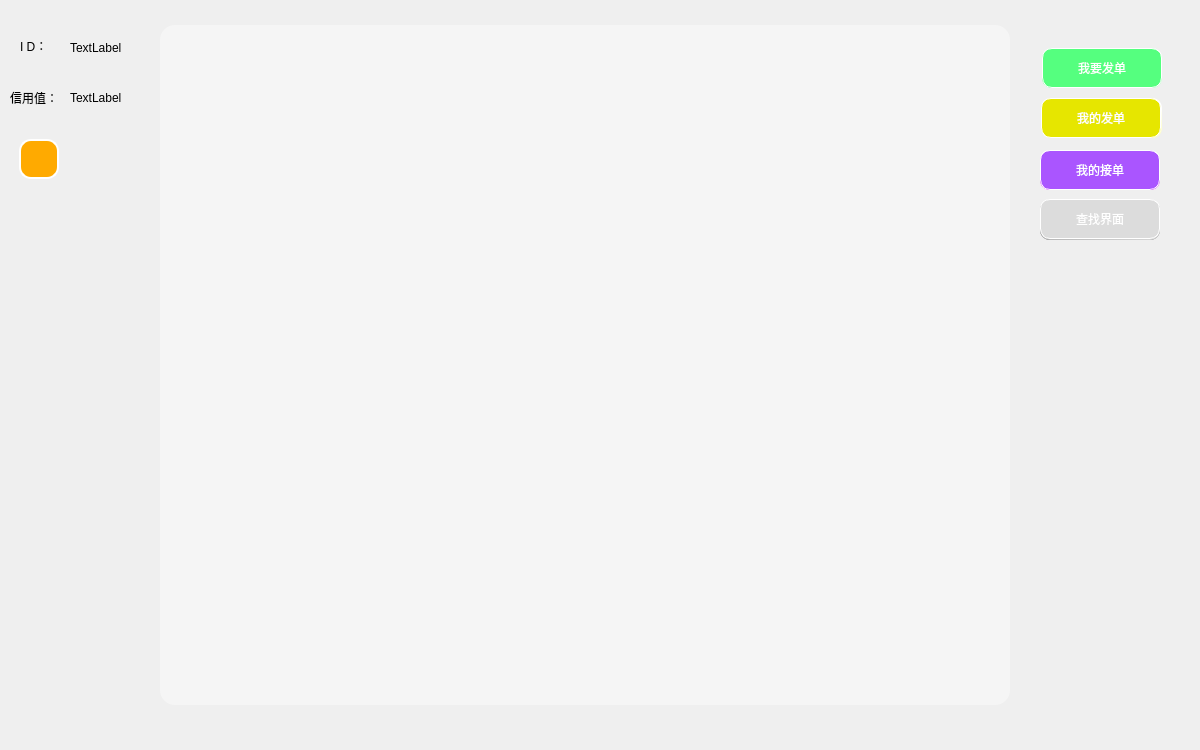
<?xml version="1.0" encoding="UTF-8"?>
<ui version="4.0">
 <class>Start</class>
 <widget class="QMainWindow" name="Start">
  <property name="geometry">
   <rect>
    <x>0</x>
    <y>0</y>
    <width>1200</width>
    <height>750</height>
   </rect>
  </property>
  <property name="windowTitle">
   <string>MainWindow</string>
  </property>
  <property name="styleSheet">
   <string notr="true">#centralwidget{border-image: url(:/backgroundst.PNG);}</string>
  </property>
  <widget class="QWidget" name="centralwidget">
   <widget class="QPushButton" name="pushButton">
    <property name="geometry">
     <rect>
      <x>1042</x>
      <y>48</y>
      <width>120</width>
      <height>40</height>
     </rect>
    </property>
    <property name="styleSheet">
     <string notr="true">#pushButton{
background-color: rgb(85, 255, 127);
border-radius:10px;
color: rgb(255, 255, 255);
font: 11pt &quot;黑体&quot;;
border:1px solid white
}
#pushButton:hover{
background-color: rgba(85, 255, 127,150);
border-radius:10px;
color: rgb(255, 255, 255,);
	font: 11pt &quot;黑体&quot;;
}
#pushbutton:press{background-color: rgba(85, 255, 127,50);
border-radius:10px;
color: rgb(255, 255, 255);
	font: 11pt &quot;黑体&quot;;}</string>
    </property>
    <property name="text">
     <string>我要发单</string>
    </property>
   </widget>
   <widget class="QPushButton" name="pushButton_2">
    <property name="geometry">
     <rect>
      <x>1041</x>
      <y>98</y>
      <width>120</width>
      <height>40</height>
     </rect>
    </property>
    <property name="styleSheet">
     <string notr="true">#pushButton_2{
background-color: rgb(230, 230, 0);
border-radius:10px;
	font: 11pt &quot;黑体&quot;;
border:1px solid white;
	color: rgb(255, 255, 255);
}
#pushButton_2:hover{
background-color: rgba(230, 230, 0,50);
border-radius:10px;
	font: 11pt &quot;黑体&quot;;
	color: rgb(255, 255, 255);
}
#pushbutton_2:press{
background-color: rgba(230, 230, 0,50);
border-radius:10px;
	font: 11pt &quot;黑体&quot;;
	color: rgb(255, 255, 255);
}</string>
    </property>
    <property name="text">
     <string>我的发单</string>
    </property>
   </widget>
   <widget class="QPushButton" name="pushButton_3">
    <property name="geometry">
     <rect>
      <x>1040</x>
      <y>150</y>
      <width>120</width>
      <height>40</height>
     </rect>
    </property>
    <property name="styleSheet">
     <string notr="true">#pushButton_3{
background-color: rgb(170, 85, 255);
border-radius:10px;
font: 11pt &quot;黑体&quot;;
border:1px solid white;
	color: rgb(255, 255, 255);
}
#pushButton_3:hover{
background-color: rgba(170,85,255,50);
border-radius:10px;
	font: 11pt &quot;黑体&quot;;
	color: rgb(255, 255, 255);
}
#pushbutton_3:press{
background-color: rgba(170,85,255,50);
border-radius:10px;
	font: 11pt &quot;黑体&quot;;
	color: rgb(255, 255, 255);
}</string>
    </property>
    <property name="text">
     <string>我的接单</string>
    </property>
   </widget>
   <widget class="QPushButton" name="pushButton_4">
    <property name="geometry">
     <rect>
      <x>1050</x>
      <y>650</y>
      <width>55</width>
      <height>55</height>
     </rect>
    </property>
    <property name="styleSheet">
     <string notr="true">#pushButton_4{
border-radius:10px;
border-radius:13px;
border-image: url(:/image/fz5.png);
}
</string>
    </property>
    <property name="text">
     <string/>
    </property>
   </widget>
   <widget class="QLabel" name="label">
    <property name="geometry">
     <rect>
      <x>20</x>
      <y>40</y>
      <width>54</width>
      <height>12</height>
     </rect>
    </property>
    <property name="text">
     <string>I D：</string>
    </property>
   </widget>
   <widget class="QLabel" name="label_2">
    <property name="geometry">
     <rect>
      <x>10</x>
      <y>87</y>
      <width>54</width>
      <height>21</height>
     </rect>
    </property>
    <property name="text">
     <string>信用值：</string>
    </property>
   </widget>
   <widget class="QPushButton" name="pushButton_5">
    <property name="geometry">
     <rect>
      <x>19</x>
      <y>139</y>
      <width>40</width>
      <height>40</height>
     </rect>
    </property>
    <property name="whatsThis">
     <string>&lt;html&gt;&lt;head/&gt;&lt;body&gt;&lt;p&gt;修改资料&lt;/p&gt;&lt;/body&gt;&lt;/html&gt;</string>
    </property>
    <property name="styleSheet">
     <string notr="true">
#pushButton_5{
border-image: url(:/image/pencil11.png);
	background-color: rgb(255, 170, 0);
border-radius:12px;
border:2px solid white;
}
#pushButton_5:hover{
border-image: url(:/image/pencil11.png);
background-color: rgba(255, 170, 0,50);
border-radius:12px;
border:2px solid white;
}
#pushbutton_5:press{
border-image: url(:/image/pencil11.png);
background-color: rgb(255, 170, 0,50);
border-radius:12px;;
	font: 11pt &quot;黑体&quot;;
border:1px solid white;
}</string>
    </property>
    <property name="text">
     <string/>
    </property>
   </widget>
   <widget class="QLabel" name="label_3">
    <property name="geometry">
     <rect>
      <x>70</x>
      <y>40</y>
      <width>72</width>
      <height>15</height>
     </rect>
    </property>
    <property name="text">
     <string>TextLabel</string>
    </property>
   </widget>
   <widget class="QLabel" name="label_4">
    <property name="geometry">
     <rect>
      <x>70</x>
      <y>90</y>
      <width>72</width>
      <height>15</height>
     </rect>
    </property>
    <property name="text">
     <string>TextLabel</string>
    </property>
   </widget>
   <widget class="QPushButton" name="searchButton">
    <property name="geometry">
     <rect>
      <x>1040</x>
      <y>199</y>
      <width>120</width>
      <height>40</height>
     </rect>
    </property>
    <property name="styleSheet">
     <string notr="true">
#searchButton{
background-color: rgb(220, 220, 220);
border-radius:10px;
font: 11pt &quot;黑体&quot;;
border:1px solid white;
	color: rgb(255, 255, 255);
}
#searchButton:hover{
background-color: rgba(220, 220, 220,150);
border-radius:10px;
	font: 11pt &quot;黑体&quot;;
	color: rgb(255, 255, 255);
}
#searchButton:press{
background-color: rgba(220, 220, 220,50);
border-radius:10px;
	font: 11pt &quot;黑体&quot;;
	color: rgb(255, 255, 255);}</string>
    </property>
    <property name="text">
     <string>查找界面</string>
    </property>
   </widget>
   <widget class="QWidget" name="widget_2" native="true">
    <property name="geometry">
     <rect>
      <x>160</x>
      <y>25</y>
      <width>850</width>
      <height>680</height>
     </rect>
    </property>
    <property name="styleSheet">
     <string notr="true">#widget_2{
border-radius:15px;
background-color: rgba(255, 255, 255,100);
}</string>
    </property>
    <widget class="QWidget" name="widget" native="true">
     <property name="geometry">
      <rect>
       <x>0</x>
       <y>15</y>
       <width>850</width>
       <height>650</height>
      </rect>
     </property>
     <property name="styleSheet">
      <string notr="true">#widget{background-color: rgba(255, 255, 255,0);
}</string>
     </property>
    </widget>
   </widget>
   <widget class="QLabel" name="label_8">
    <property name="geometry">
     <rect>
      <x>1042</x>
      <y>98</y>
      <width>120</width>
      <height>40</height>
     </rect>
    </property>
    <property name="styleSheet">
     <string notr="true">#label_8{
background-color: qlineargradient(spread:pad, x1:0, y1:1, x2:0.721294, y2:0.034, stop:0 rgba(255, 255, 127, 255), stop:1 rgba(255, 255, 255, 255));
border-radius:10px;
color: rgb(255, 255, 255);
	font: 11pt &quot;黑体&quot;;
}</string>
    </property>
    <property name="text">
     <string/>
    </property>
   </widget>
   <widget class="QLabel" name="label_6">
    <property name="geometry">
     <rect>
      <x>1042</x>
      <y>48</y>
      <width>120</width>
      <height>40</height>
     </rect>
    </property>
    <property name="styleSheet">
     <string notr="true">#label_6{
	background-color: qlineargradient(spread:pad, x1:0, y1:1, x2:0.627, y2:0.0233636, stop:0 rgba(85, 255, 127, 255), stop:1 rgba(255, 255, 255, 255));
border-radius:10px;
color: rgb(255, 255, 255);
	font: 11pt &quot;黑体&quot;;
}</string>
    </property>
    <property name="text">
     <string/>
    </property>
   </widget>
   <widget class="QLabel" name="label_9">
    <property name="geometry">
     <rect>
      <x>1040</x>
      <y>200</y>
      <width>120</width>
      <height>40</height>
     </rect>
    </property>
    <property name="styleSheet">
     <string notr="true">QLabel{
background-color: rgb(112, 112, 112);
border-radius:10px;
}</string>
    </property>
    <property name="text">
     <string/>
    </property>
   </widget>
   <widget class="QLabel" name="label_11">
    <property name="geometry">
     <rect>
      <x>1040</x>
      <y>150</y>
      <width>120</width>
      <height>40</height>
     </rect>
    </property>
    <property name="styleSheet">
     <string notr="true">QLabel{
background-color: qlineargradient(spread:pad, x1:0.313075, y1:0.915, x2:0.339, y2:0.0297273, stop:0 rgba(223, 0, 255, 255), stop:1 rgba(255, 255, 255, 255));
border-radius:10px;
}</string>
    </property>
    <property name="text">
     <string/>
    </property>
   </widget>
   <widget class="QLabel" name="label_12">
    <property name="geometry">
     <rect>
      <x>1040</x>
      <y>200</y>
      <width>120</width>
      <height>40</height>
     </rect>
    </property>
    <property name="styleSheet">
     <string notr="true">QLabel{
background-color: qlineargradient(spread:pad, x1:0, y1:1, x2:0.588, y2:0, stop:0 rgba(181, 181, 181, 255), stop:1 rgba(255, 255, 255, 255));
border-radius:10px;
}</string>
    </property>
    <property name="text">
     <string/>
    </property>
   </widget>
   <widget class="QLabel" name="label_13">
    <property name="geometry">
     <rect>
      <x>20</x>
      <y>140</y>
      <width>38</width>
      <height>38</height>
     </rect>
    </property>
    <property name="styleSheet">
     <string notr="true">
#label_13{
background-color: qlineargradient(spread:pad, x1:0.129, y1:0.988636, x2:0.164925, y2:0.291, stop:0 rgba(255, 186, 0, 255), stop:1 rgba(255, 255, 255, 255));
border-radius:12px;
}</string>
    </property>
    <property name="text">
     <string/>
    </property>
   </widget>
   <zorder>label_13</zorder>
   <zorder>label</zorder>
   <zorder>label_2</zorder>
   <zorder>label_3</zorder>
   <zorder>label_4</zorder>
   <zorder>widget_2</zorder>
   <zorder>label_8</zorder>
   <zorder>label_6</zorder>
   <zorder>label_9</zorder>
   <zorder>label_11</zorder>
   <zorder>label_12</zorder>
   <zorder>pushButton</zorder>
   <zorder>pushButton_2</zorder>
   <zorder>pushButton_3</zorder>
   <zorder>searchButton</zorder>
   <zorder>pushButton_5</zorder>
   <zorder>pushButton_4</zorder>
  </widget>
 </widget>
 <resources/>
 <connections/>
</ui>
